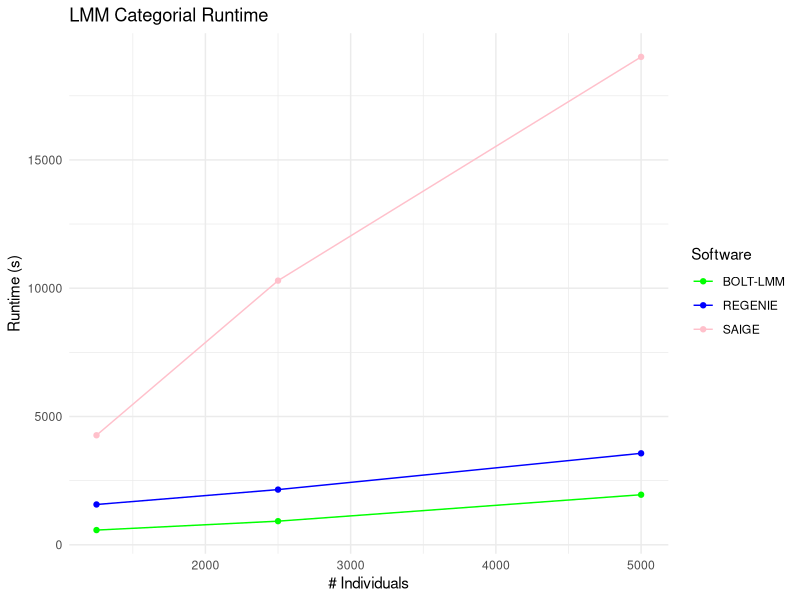
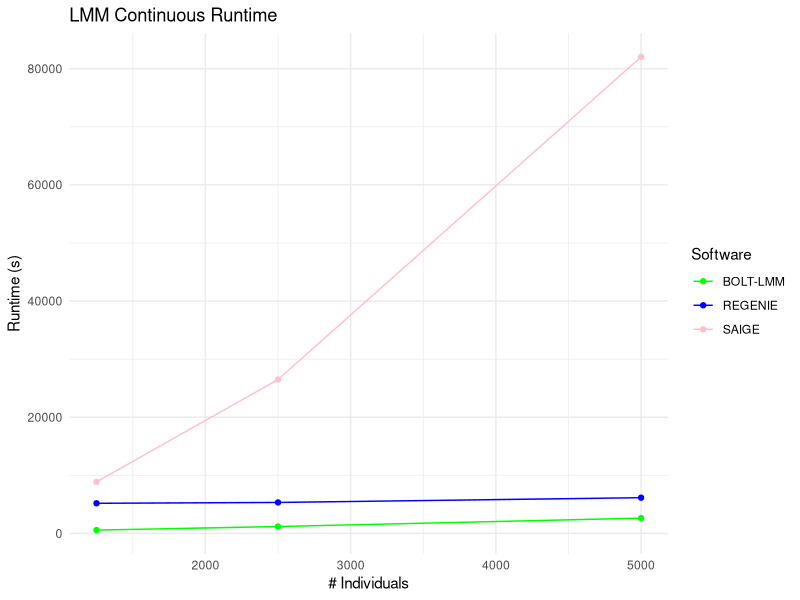

The R script that drew these images, in order:
#LMM Cat Runtime Plot
data <- rbind(
  data.frame(nIndividuals = c(1250, 2500, 5000), runtime = c(573.757, 921.05100, 1951.995), Software = "BOLT-LMM"),
  data.frame(nIndividuals = c(1250, 2500, 5000), runtime = c(1571.24, 2151.103, 3565.347), Software = "REGENIE"),
  data.frame(nIndividuals = c(1250, 2500, 5000), runtime = c(4268.588, 10295.285, 19015.465), Software = "SAIGE")
)
 library(ggplot2)

 ggplot(data, aes(x = nIndividuals, y = runtime, color = Software, group = Software)) + 
    geom_line() + 
    geom_point() + 
    scale_color_manual(values = c("BOLT-LMM" = "green", "REGENIE" = "blue", "SAIGE" = "pink")) + 
    theme_minimal() + 
    labs(x = "# Individuals", y = "Runtime (s)", title = "LMM Categorial Runtime")

#LMM Cont Runtime
data <- rbind(
  data.frame(nIndividuals = c(1250, 2500, 5000), runtime = c(572.153, 1183.144, 2628.689), Software = "BOLT-LMM"),
  data.frame(nIndividuals = c(1250, 2500, 5000), runtime = c(5182.296, 5328.045, 6148.966), Software = "REGENIE"),
  data.frame(nIndividuals = c(1250, 2500, 5000), runtime = c(8870.7, 26492.221, 82033.679), Software = "SAIGE")
)
 library(ggplot2)

 ggplot(data, aes(x = nIndividuals, y = runtime, color = Software, group = Software)) + 
    geom_line() + 
    geom_point() + 
    scale_color_manual(values = c("BOLT-LMM" = "green", "REGENIE" = "blue", "SAIGE" = "pink")) + 
    theme_minimal() + 
    labs(x = "# Individuals", y = "Runtime (s)", title = "LMM Continuous Runtime")
